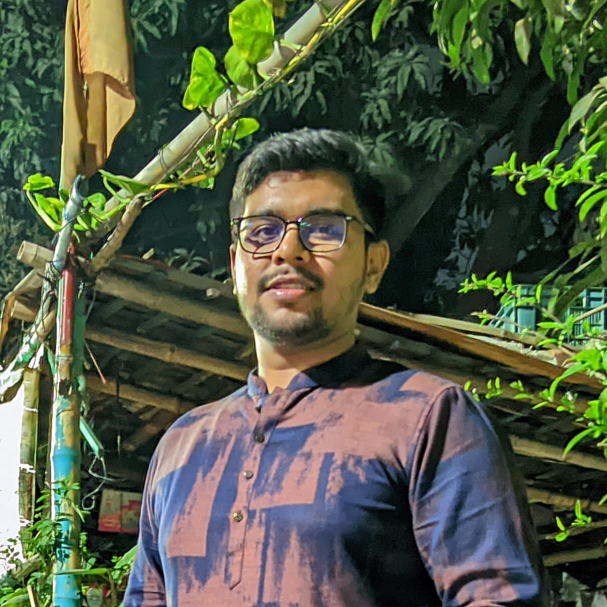
#> input picture data_set/p1/p11.jpeg, 1214 x 1214 px, found by its file name (shown at 1/2 size)
$ jupyter execute Face_verification_002.ipynb
#> lines starting #> are read from the running program, lines starting #| are printed output that depends on the picture
[cell 1]
print('Bismillah Hirrahman Nirrahim')

[cell 2]
import cv2
import numpy as np
from sklearn.cross_decomposition import PLSRegression
from skimage.feature import hog, local_binary_pattern
from skimage.filters import gabor

[cell 3]
import matplotlib.pyplot as plt
def preprocess_image(image_path):
    image = cv2.imread(image_path, cv2.IMREAD_GRAYSCALE)
    image = cv2.resize(image, (256, 256))

    # Apply DoG filtering
    gaussian1 = cv2.GaussianBlur(image, (5, 5), 0)
    gaussian2 = cv2.GaussianBlur(image, (9, 9), 0)
    dog = gaussian1 - gaussian2
    return dog

def extract_features(image):
    # Gabor features
    gabor_features = []
    for theta in range(8):
        theta = theta / 8. * np.pi
        for sigma in (1, 3, 5, 7, 9):
            freq = 0.6 / sigma
            gabor_filter_real, gabor_filter_imag = gabor(image, frequency=freq, theta=theta)
            gabor_features.append(gabor_filter_real)
            gabor_features.append(gabor_filter_imag)
    gabor_features = np.array(gabor_features).flatten()

    # LBP features
    lbp = local_binary_pattern(image, P=8, R=1, method="uniform")
    lbp_hist, _ = np.histogram(lbp, bins=np.arange(0, 10), range=(0, 9))
    lbp_hist = lbp_hist.astype("float")
    lbp_hist /= (lbp_hist.sum() + 1e-6)

    # HOG features
    hog_features = hog(image, pixels_per_cell=(16, 16), cells_per_block=(1, 1), visualize=False)

    # Concatenate all features
    features = np.hstack([gabor_features, lbp_hist, hog_features])
    return features

image1 = preprocess_image('p11.jpeg')
#> in preprocess_image, `image = cv2.resize(image, (256, 256))`:
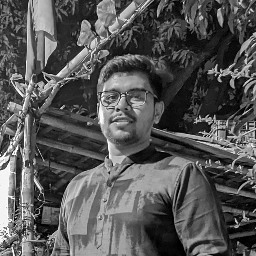
#> image: shape (256, 256); min 0, max 255, mean 86.5
#> in preprocess_image, `gaussian2 = cv2.GaussianBlur(image, (9, 9), 0)`:
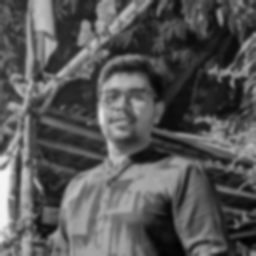
#> gaussian2: shape (256, 256); min 3, max 244, mean 86.5
#> in preprocess_image, `dog = gaussian1 - gaussian2`:
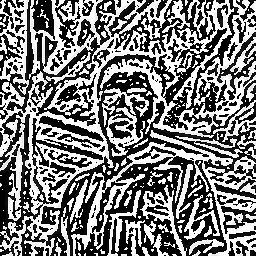
#> dog: shape (256, 256); min 0, max 255, mean 122.5
image2 = preprocess_image('p12.jpeg')
#> call 2 of preprocess_image, with image_path = 'p12.jpeg'
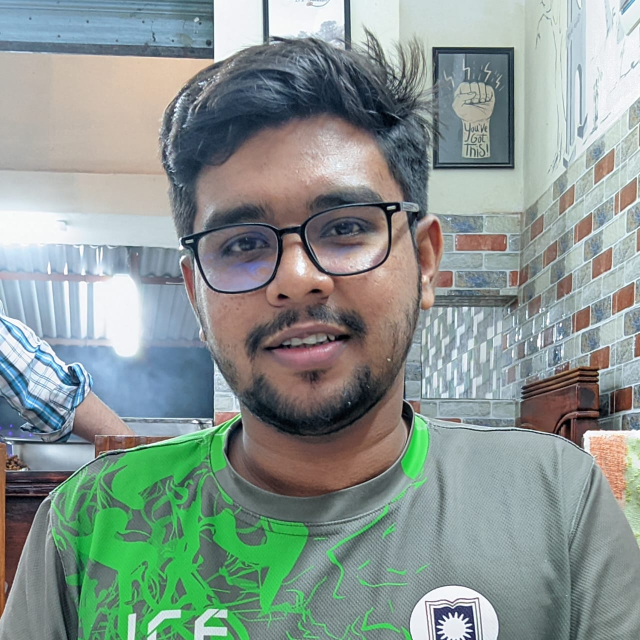
#> input picture data_set/p1/p12.jpeg, 1280 x 1280 px, found by its file name (shown at 1/2 size)
#> in preprocess_image (call 2), `image = cv2.imread(image_path, cv2.IMREAD_GRAYSCALE)`:
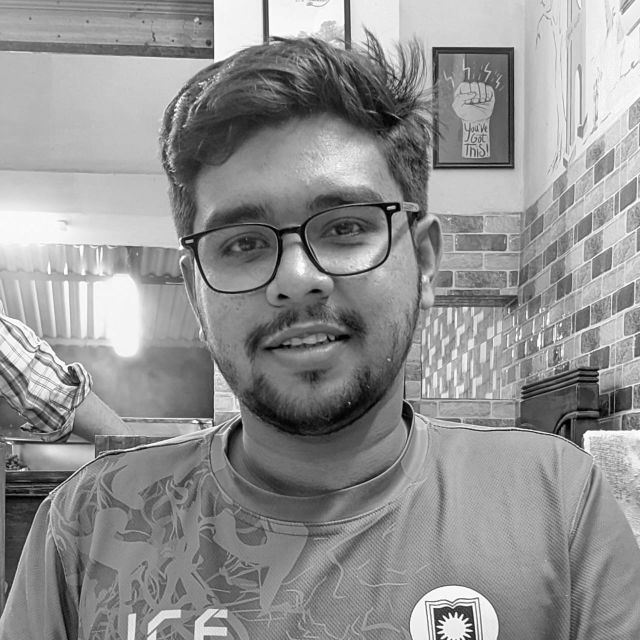
#> image: shape (1280, 1280) (shown at 1/2 size); min 0, max 255, mean 146
#> in preprocess_image (call 2), `image = cv2.resize(image, (256, 256))`:
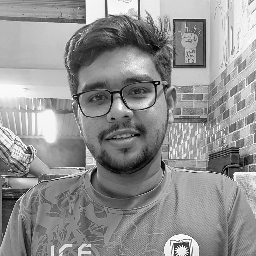
#> image: shape (256, 256); min 0, max 255, mean 146
#> in preprocess_image (call 2), `gaussian1 = cv2.GaussianBlur(image, (5, 5), 0)`:
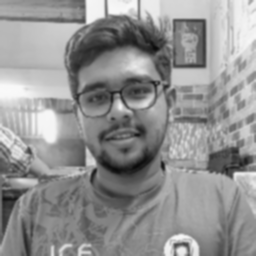
#> gaussian1: shape (256, 256); min 10, max 249, mean 146
#> in preprocess_image (call 2), `dog = gaussian1 - gaussian2`:
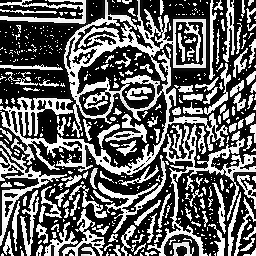
#> dog: shape (256, 256); min 0, max 255, mean 99
plt.imshow(image2, cmap='gray')
# plt.imshow(image2, cmap='gray')

features = extract_features(image1)
#> after the loop in extract_features, `for theta in range(8):`: gabor_features = 80 items
#> in extract_features, `lbp = local_binary_pattern(image, P=8, R=1, method="uniform")`:
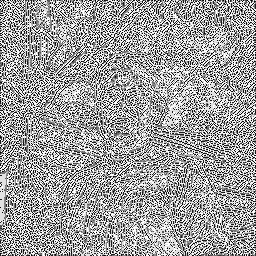
#> lbp: shape (256, 256) float64; min 0, max 9, mean 5.6; drawn with min black and max white
#> in extract_features, `lbp_hist, _ = np.histogram(lbp, bins=np.arange(0, 10), range=(0, 9))`: lbp_hist = [6354, 8331, 1909, 2751, 3531, 3499, 3227, 7478, 28456]
#> in extract_features, `lbp_hist /= (lbp_hist.sum() + 1e-6)`: lbp_hist = [0.097, 0.127, 0.0291, 0.042, 0.0539, 0.0534, 0.0492, 0.114, 0.434]
#> in extract_features, `hog_features = hog(image, pixels_per_cell=(16, 16), cells_per_block=(1..`: hog_features = 2304 values, max 0.698 at index 1039, min 0 at index 1229, mean 0.246
print(features.shape)
#| (5245193,)
features = extract_features(image2)
#> in extract_features (call 2), `lbp = local_binary_pattern(image, P=8, R=1, method="uniform")`:
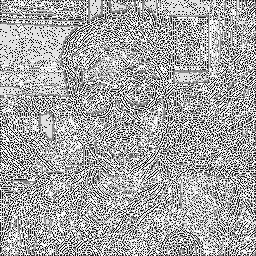
#> lbp: shape (256, 256) float64; min 0, max 9, mean 5.88; drawn with min black and max white
#> in extract_features (call 2), `lbp_hist, _ = np.histogram(lbp, bins=np.arange(0, 10), range=(0, 9))`: lbp_hist = [5035, 7568, 1446, 3025, 3061, 4154, 2980, 6253, 32014]
#> in extract_features (call 2), `lbp_hist /= (lbp_hist.sum() + 1e-6)`: lbp_hist = [0.0768, 0.115, 0.0221, 0.0462, 0.0467, 0.0634, 0.0455, 0.0954, 0.488]
#> in extract_features (call 2), `hog_features = hog(image, pixels_per_cell=(16, 16), cells_per_block=(1..`: hog_features = 2304 values, max 0.811 at index 22, min 0 at index 93, mean 0.242
print(features.shape)
#| (5245193,)
